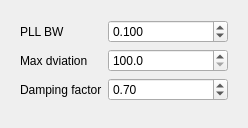
<?xml version="1.0" encoding="UTF-8"?>
<ui version="4.0">
 <class>CDemodOptions</class>
 <widget class="QDialog" name="CDemodOptions">
  <property name="geometry">
   <rect>
    <x>0</x>
    <y>0</y>
    <width>248</width>
    <height>128</height>
   </rect>
  </property>
  <property name="windowTitle">
   <string>Mode options</string>
  </property>
  <property name="windowIcon">
   <iconset resource="../../resources/icons.qrc">
    <normaloff>:/icons/icons/signal.svg</normaloff>:/icons/icons/signal.svg</iconset>
  </property>
  <layout class="QVBoxLayout" name="verticalLayout">
   <item>
    <widget class="QStackedWidget" name="demodOptions">
     <property name="minimumSize">
      <size>
       <width>0</width>
       <height>72</height>
      </size>
     </property>
     <property name="currentIndex">
      <number>5</number>
     </property>
     <widget class="QWidget" name="demodNoOpt">
      <layout class="QHBoxLayout" name="horizontalLayout">
       <item>
        <widget class="QLabel" name="label">
         <property name="text">
          <string>No options for
this demodulator</string>
         </property>
         <property name="alignment">
          <set>Qt::AlignCenter</set>
         </property>
        </widget>
       </item>
      </layout>
     </widget>
     <widget class="QWidget" name="demodFmOpt">
      <layout class="QFormLayout" name="formLayout_3">
       <item row="0" column="0">
        <widget class="QLabel" name="maxdevLabel">
         <property name="text">
          <string>Max dev</string>
         </property>
         <property name="alignment">
          <set>Qt::AlignRight|Qt::AlignTrailing|Qt::AlignVCenter</set>
         </property>
        </widget>
       </item>
       <item row="0" column="1">
        <widget class="QComboBox" name="maxdevSelector">
         <property name="sizePolicy">
          <sizepolicy hsizetype="Preferred" vsizetype="Minimum">
           <horstretch>0</horstretch>
           <verstretch>0</verstretch>
          </sizepolicy>
         </property>
         <property name="minimumSize">
          <size>
           <width>0</width>
           <height>24</height>
          </size>
         </property>
         <property name="toolTip">
          <string>Maximum FM deviation</string>
         </property>
         <property name="statusTip">
          <string>Maximum FM deviation</string>
         </property>
         <property name="currentIndex">
          <number>0</number>
         </property>
         <item>
          <property name="text">
           <string>Voice (2.5 kHz)</string>
          </property>
         </item>
         <item>
          <property name="text">
           <string>Voice (5 kHz)</string>
          </property>
         </item>
         <item>
          <property name="text">
           <string>APT (17 kHz)</string>
          </property>
         </item>
         <item>
          <property name="text">
           <string>APT (25 kHz)</string>
          </property>
         </item>
        </widget>
       </item>
       <item row="1" column="0">
        <widget class="QLabel" name="emphLabel">
         <property name="text">
          <string>Tau</string>
         </property>
         <property name="alignment">
          <set>Qt::AlignRight|Qt::AlignTrailing|Qt::AlignVCenter</set>
         </property>
        </widget>
       </item>
       <item row="1" column="1">
        <widget class="QComboBox" name="emphSelector">
         <property name="sizePolicy">
          <sizepolicy hsizetype="Preferred" vsizetype="Minimum">
           <horstretch>0</horstretch>
           <verstretch>0</verstretch>
          </sizepolicy>
         </property>
         <property name="minimumSize">
          <size>
           <width>0</width>
           <height>24</height>
          </size>
         </property>
         <property name="toolTip">
          <string>Time constant for the FM de-emphasis IIR filter.
For narrow band FM use 530 μs.
50 μs and 75 μs are used for broadcast FM depending on region.
For digital modes it is best to switch it off.</string>
         </property>
         <property name="statusTip">
          <string/>
         </property>
         <property name="editable">
          <bool>false</bool>
         </property>
         <property name="currentIndex">
          <number>3</number>
         </property>
         <item>
          <property name="text">
           <string>Off</string>
          </property>
         </item>
         <item>
          <property name="text">
           <string>25 μs</string>
          </property>
         </item>
         <item>
          <property name="text">
           <string>50 μs</string>
          </property>
         </item>
         <item>
          <property name="text">
           <string>75 μs</string>
          </property>
         </item>
         <item>
          <property name="text">
           <string>100 μs</string>
          </property>
         </item>
         <item>
          <property name="text">
           <string>250 μs</string>
          </property>
         </item>
         <item>
          <property name="text">
           <string>530 μs</string>
          </property>
         </item>
         <item>
          <property name="text">
           <string>1 ms</string>
          </property>
         </item>
        </widget>
       </item>
      </layout>
     </widget>
     <widget class="QWidget" name="demodAmOpt">
      <layout class="QVBoxLayout" name="verticalLayout_3">
       <item>
        <widget class="QCheckBox" name="dcrCheckBox">
         <property name="toolTip">
          <string>Enable/disable DC removal.</string>
         </property>
         <property name="text">
          <string>DCR</string>
         </property>
         <property name="checked">
          <bool>true</bool>
         </property>
        </widget>
       </item>
      </layout>
     </widget>
     <widget class="QWidget" name="demodCWOpt">
      <layout class="QFormLayout" name="formLayout">
       <item row="2" column="1">
        <widget class="QSpinBox" name="cwOffsetSpin">
         <property name="suffix">
          <string> Hz</string>
         </property>
         <property name="maximum">
          <number>2000</number>
         </property>
         <property name="value">
          <number>700</number>
         </property>
        </widget>
       </item>
       <item row="2" column="0">
        <widget class="QLabel" name="label_2">
         <property name="text">
          <string>CW offset</string>
         </property>
        </widget>
       </item>
      </layout>
     </widget>
     <widget class="QWidget" name="demodAmSyncOpt">
      <layout class="QFormLayout" name="formLayout_4">
       <item row="0" column="0">
        <widget class="QLabel" name="pllBwLabel">
         <property name="text">
          <string>PLL</string>
         </property>
         <property name="alignment">
          <set>Qt::AlignRight|Qt::AlignTrailing|Qt::AlignVCenter</set>
         </property>
        </widget>
       </item>
       <item row="0" column="1">
        <widget class="QComboBox" name="pllBwSelector">
         <property name="sizePolicy">
          <sizepolicy hsizetype="Preferred" vsizetype="Minimum">
           <horstretch>0</horstretch>
           <verstretch>0</verstretch>
          </sizepolicy>
         </property>
         <property name="minimumSize">
          <size>
           <width>0</width>
           <height>24</height>
          </size>
         </property>
         <property name="toolTip">
          <string>Carrier tracking PLL. Weak, noisy or fading signals may
benefit from a slower PLL. A slower PLL will take longer
to react to changes in the carrier frequency however.</string>
         </property>
         <property name="statusTip">
          <string/>
         </property>
         <property name="currentIndex">
          <number>1</number>
         </property>
         <item>
          <property name="text">
           <string>Fast</string>
          </property>
         </item>
         <item>
          <property name="text">
           <string>Medium</string>
          </property>
         </item>
         <item>
          <property name="text">
           <string>Slow</string>
          </property>
         </item>
        </widget>
       </item>
       <item row="2" column="1">
        <widget class="QCheckBox" name="syncdcrCheckBox">
         <property name="toolTip">
          <string>Enable/disable DC removal.</string>
         </property>
         <property name="text">
          <string>DCR</string>
         </property>
         <property name="checked">
          <bool>true</bool>
         </property>
        </widget>
       </item>
      </layout>
     </widget>
     <widget class="QWidget" name="demodFmPll">
      <layout class="QFormLayout" name="formLayout_2">
       <item row="2" column="1">
        <widget class="QDoubleSpinBox" name="pllBwSpinBox">
         <property name="decimals">
          <number>3</number>
         </property>
         <property name="minimum">
          <double>0.001000000000000</double>
         </property>
         <property name="maximum">
          <double>0.500000000000000</double>
         </property>
         <property name="singleStep">
          <double>0.001000000000000</double>
         </property>
         <property name="value">
          <double>0.100000000000000</double>
         </property>
        </widget>
       </item>
       <item row="2" column="0">
        <widget class="QLabel" name="labelBw">
         <property name="text">
          <string>PLL BW</string>
         </property>
        </widget>
       </item>
       <item row="3" column="0">
        <widget class="QLabel" name="labelMaxdev">
         <property name="text">
          <string>Max dviation</string>
         </property>
        </widget>
       </item>
       <item row="3" column="1">
        <widget class="QDoubleSpinBox" name="maxdevSpinBox">
         <property name="decimals">
          <number>1</number>
         </property>
         <property name="minimum">
          <double>100.000000000000000</double>
         </property>
         <property name="maximum">
          <double>25000.000000000000000</double>
         </property>
         <property name="singleStep">
          <double>100.000000000000000</double>
         </property>
        </widget>
       </item>
       <item row="4" column="0">
        <widget class="QLabel" name="labelDampingFactor">
         <property name="text">
          <string>Damping factor</string>
         </property>
        </widget>
       </item>
       <item row="4" column="1">
        <widget class="QDoubleSpinBox" name="dampingfactorSpinBox">
         <property name="minimum">
          <double>0.010000000000000</double>
         </property>
         <property name="maximum">
          <double>1.000000000000000</double>
         </property>
         <property name="singleStep">
          <double>0.010000000000000</double>
         </property>
         <property name="value">
          <double>0.700000000000000</double>
         </property>
        </widget>
       </item>
      </layout>
     </widget>
    </widget>
   </item>
  </layout>
 </widget>
 <resources>
  <include location="../../resources/icons.qrc"/>
 </resources>
 <connections/>
</ui>
